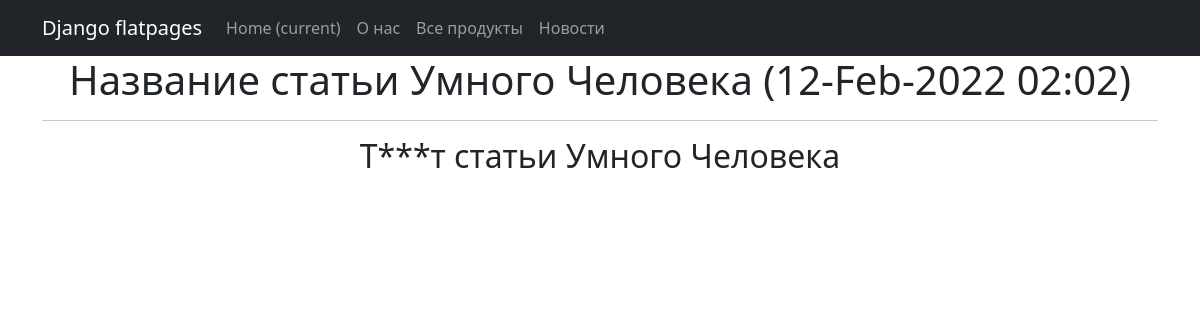
Screenshot of /news/1 with the database file from the repository.
### news/models.py (models this page shows, shortened)
class Post(models.Model):
    author = models.ForeignKey(Author, on_delete=models.CASCADE)
    NEWS = 'NW'
    ARTICLE = 'AR'
    CATEGORY_CHOICES = (
        (NEWS, 'Новость'),
        (ARTICLE, 'Статья')
    )
    categoryType = models.CharField(max_length=2, choices=CATEGORY_CHOICES, default=ARTICLE)
    dateCreation = models.DateTimeField(auto_now_add=True)
    postCategory = models.ManyToManyField(Category, through='postCategory')
    title = models.CharField(max_length=128)
    text = models.TextField()
    rating = models.SmallIntegerField(default=0)

### news/views.py (the view)
# urls.py: path('<int:pk>', PostDetail.as_view()),
class PostDetail(DetailView):
    model = Post  # модель всё та же, но мы хотим получать детали конкретно отдельного товара
    template_name = 'post.html'  # название шаблона будет product.html
    context_object_name = 'post'  # название объекта. в нём будет

### simpleapp/templatetags/custom_filters.py (called while the page is built)
@register.filter(name='censor')
def censor(value):
    obscene_words = ['хуй', 'пизд', 'еба', 'ебу', 'бля', 'Текст']
    value_censored = []
    for word in value.split():
        if word in obscene_words:
            value_censored.append(f'{word[0]}{"*"*(len(word)-2)}{word[-1]}')
        else:
            value_censored.append(word)
    return " ".join(value_censored)

### templates/post.html (shortened to what this page needs)
{% extends 'flatpages/default.html' %}
{% load custom_filters %}
{% block content %}
<h1>{{ post.title|censor }} ({{ post.dateCreation|date:'d-M-Y h:m' }})</h1>
<hr>
<h2>{{ post.text|censor }}</h2>
{% endblock content %}

### rows the page displays
Post: title|censor "Название статьи Умного Человека", dateCreation "12-Feb-2022 02:02", text|censor "Т***т статьи Умного Человека"
